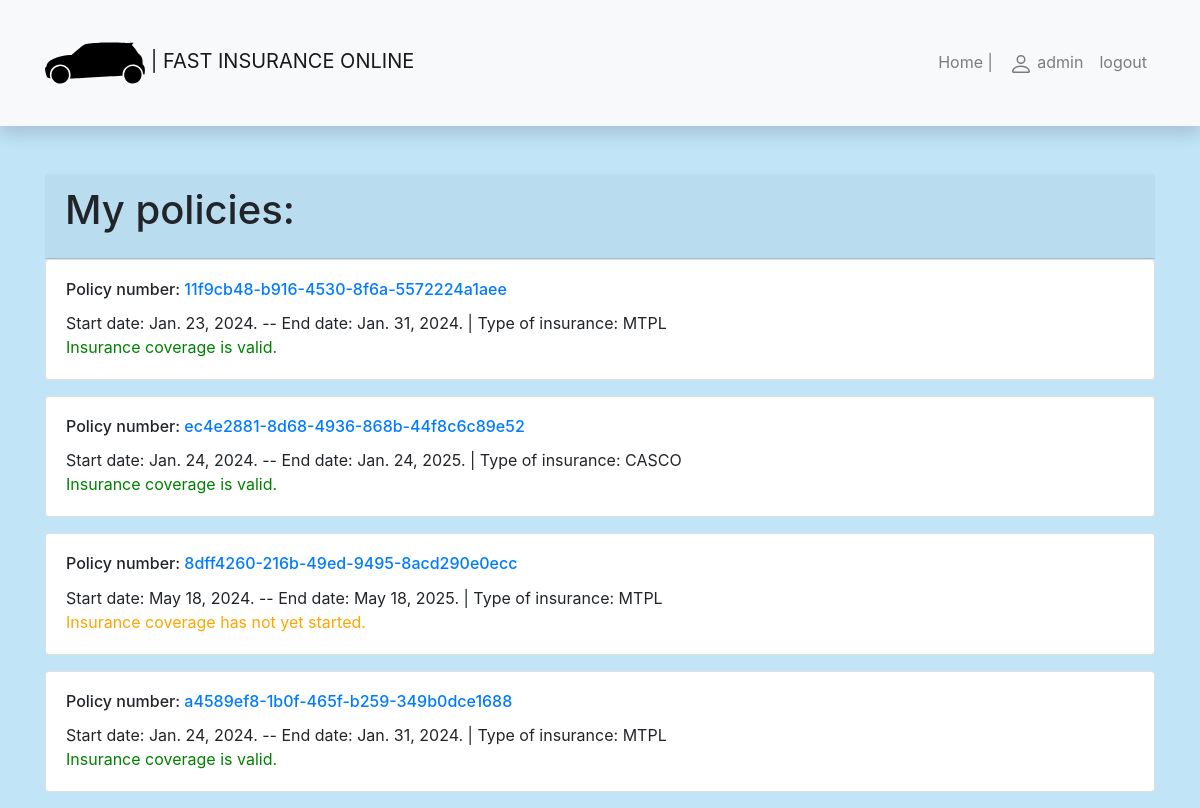
/insurance/my-policies/ (signed in), run on an earlier commit of the app's database.
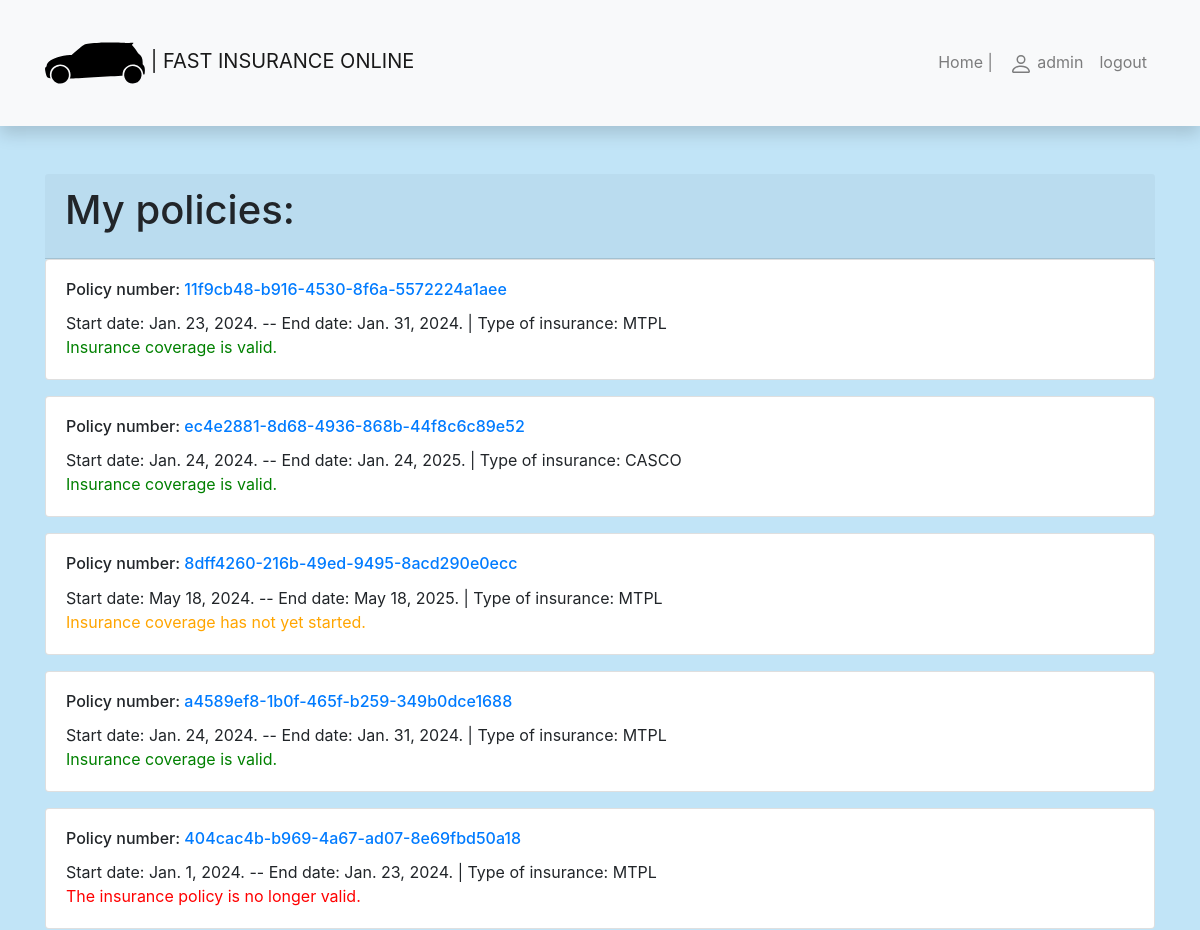
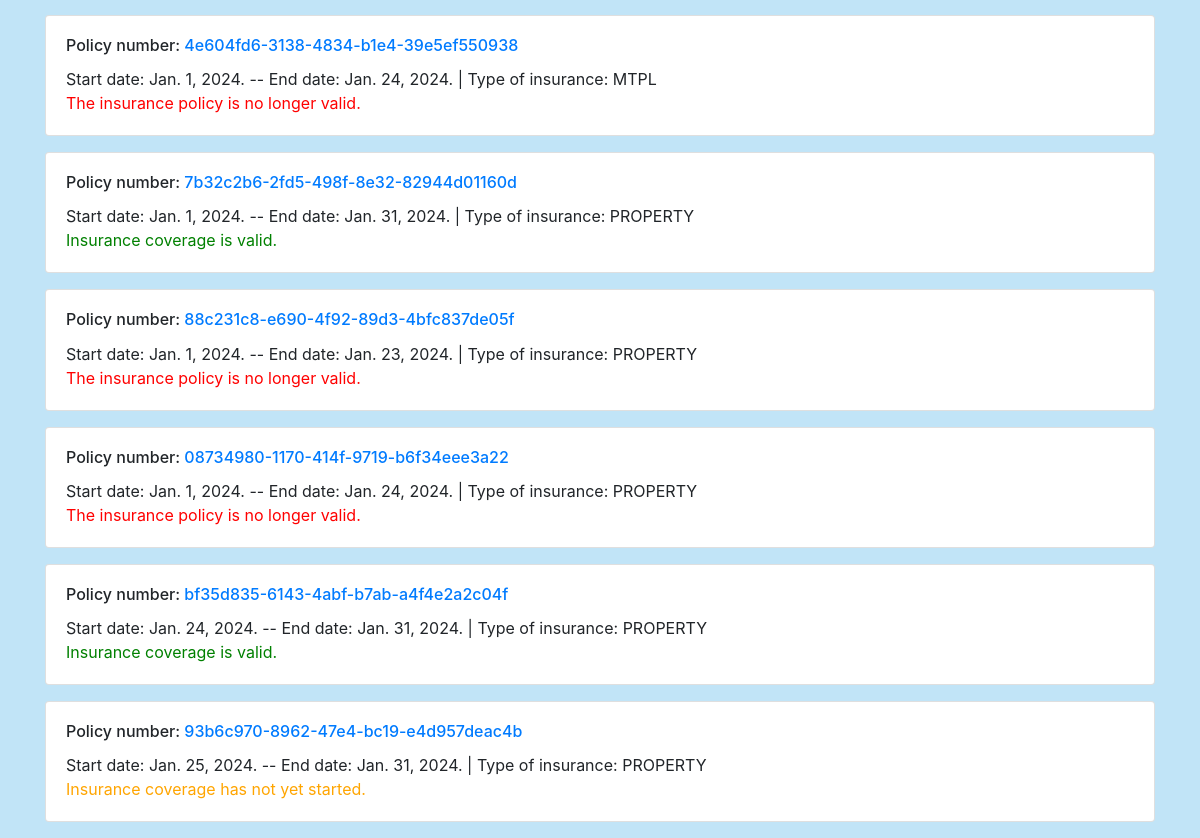
And on a later commit of the database (2 pictures, top to bottom).
### insurance/models.py (models this page shows, shortened)
class Policy(models.Model):
    policyholder = models.ForeignKey('Policyholder', related_name='policies', on_delete=models.SET_NULL, null=True,
                                     blank=True)
    policy_number = models.UUIDField(primary_key=True, default=uuid.uuid4, help_text="Unique policy number.")
    start_date = models.DateField()
    end_date = models.DateField()
    policy_duration = models.IntegerField(default=365)
    policy_type = models.CharField(max_length=255)
    insurance_premium = models.FloatField()

### insurance/views.py (the view)
# urls.py: path("my-policies/", views.PoliciesByUserListView.as_view(), name="my-policies"),
class PoliciesByUserListView(LoginRequiredMixin, generic.ListView):  # Subclass of the parent class ListView.
    model = Policy
    template_name = "user_policies.html"
    context_object_name = "policies_list"
    def get_queryset(self):
        user = self.request.user
        policyholder = Policyholder.objects.get(user=user)
        return Policy.objects.filter(policyholder=policyholder)  # We can add .order_by().
    def get_context_data(self, **kwargs):
        context = super().get_context_data(**kwargs)
        context["today"] = date.today()
        return context

### insurance/templates/user_policies.html
{% extends "base.html" %}
{% block content %}
<div class="card-header">
    <h1 class="card-title">My policies:</h1>
</div>
{% if policies_list %}
{% for policy in policies_list %}
    <div class="card mb-3">
        <div class="card-body">
            <h6 class="card-title">Policy number: <a href="{% url 'policy-one' policy.policy_number %}">
                {{ policy.policy_number }}</a>
            </h6>
            <p class="card-text">Start date: {{policy.start_date}}. -- End date: {{policy.end_date}}.
            | Type of insurance: {{ policy.policy_type }}
            <br>
            {% if policy.end_date == policy.start_date %}
                <span style="color:red;">The insurance policy is not valid.</span>
            {% elif policy.end_date <= today %}
                <span style="color:red;">The insurance policy is no longer valid.</span>
            {% elif policy.start_date > today %}
                <span style="color:orange;">Insurance coverage has not yet started.</span>
            {% else %}
                <span style="color:green;">Insurance coverage is valid.</span>
            {% endif %}
            </p>
        </div>
    </div>
{% endfor %}
{% else %}
<p>You do not have insurance policies in our company.</p>
{% endif %}
{% endblock %}

What changed in the data, as far as the page shows it:
added Policy: policy_number "404cac4b-b969-4a67-ad07-8e69fbd50a18", start_date "Jan. 1, 2024", end_date "Jan. 23, 2024", policy_type "MTPL", shows "The insurance policy is no longer valid."
added Policy: policy_number "4e604fd6-3138-4834-b1e4-39e5ef550938", start_date "Jan. 1, 2024", end_date "Jan. 24, 2024", policy_type "MTPL", shows "The insurance policy is no longer valid."
added Policy: policy_number "7b32c2b6-2fd5-498f-8e32-82944d01160d", start_date "Jan. 1, 2024", end_date "Jan. 31, 2024", policy_type "PROPERTY", shows "Insurance coverage is valid."
added Policy: policy_number "88c231c8-e690-4f92-89d3-4bfc837de05f", start_date "Jan. 1, 2024", end_date "Jan. 23, 2024", policy_type "PROPERTY", shows "The insurance policy is no longer valid."
added Policy: policy_number "08734980-1170-414f-9719-b6f34eee3a22", start_date "Jan. 1, 2024", end_date "Jan. 24, 2024", policy_type "PROPERTY", shows "The insurance policy is no longer valid."
added Policy: policy_number "bf35d835-6143-4abf-b7ab-a4f4e2a2c04f", start_date "Jan. 24, 2024", end_date "Jan. 31, 2024", policy_type "PROPERTY", shows "Insurance coverage is valid."
added Policy: policy_number "93b6c970-8962-47e4-bc19-e4d957deac4b", start_date "Jan. 25, 2024", end_date "Jan. 31, 2024", policy_type "PROPERTY", shows "Insurance coverage has not yet started."
